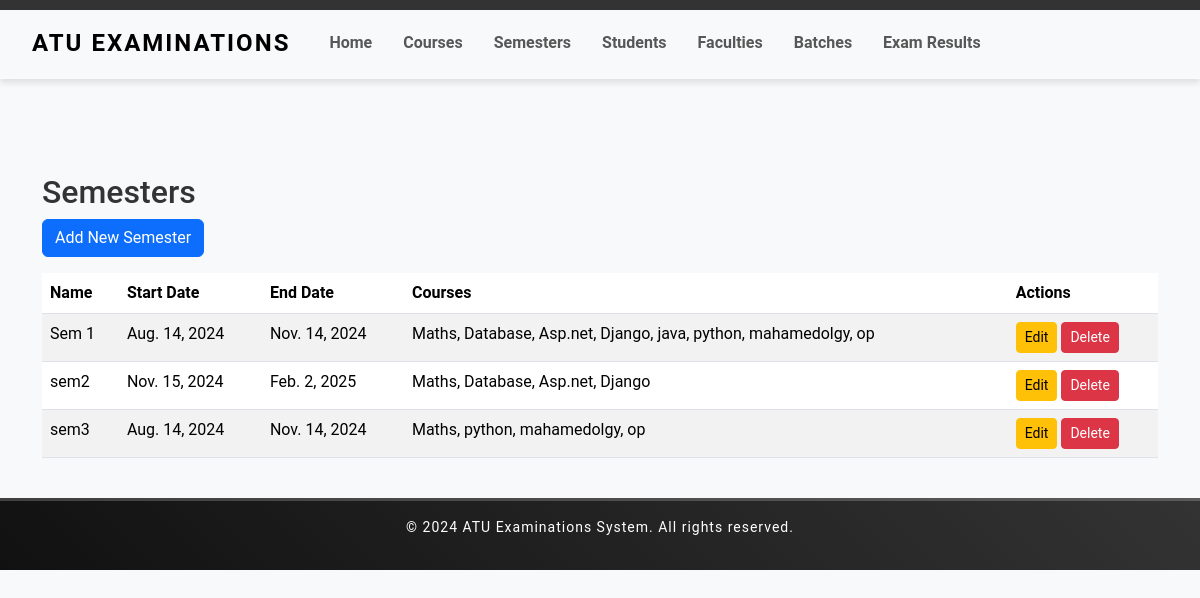
The app's page /semesters/ with its own data.
### examination/models.py (models this page shows, shortened)
class Semester(models.Model):
    name = models.CharField(max_length=50)
    start_date = models.DateField()
    end_date = models.DateField()
    courses = models.ManyToManyField(Course, related_name='semesters')

class Course(models.Model):
    code = models.CharField(max_length=10, unique=True)
    name = models.CharField(max_length=100)
    credit_hours = models.PositiveIntegerField()

### examination/views.py (the view)
# urls.py: path('semesters/', SemesterListView.as_view(), name='semester_list'),
class SemesterListView(ListView):
    model = Semester
    template_name = 'semesters/semester_list.html'
    context_object_name = 'semesters'

### Templates/semesters/semester_list.html (shortened to what this page needs)
{%extends "examination/home.html" %}
{% block content %}
<div class="container mt-4">
    <h2>Semesters</h2>
    <a href="{% url 'semester_create' %}" class="btn btn-primary mb-3">Add New Semester</a>
    <div class="table-responsive">
        <table class="table table-striped table-hover">
            <thead class="thead-dark">
                <tr>
                    <th scope="col">Name</th>
                    <th scope="col">Start Date</th>
                    <th scope="col">End Date</th>
                    <th scope="col">Courses</th>
                    <th scope="col">Actions</th>
                </tr>
            </thead>
            <tbody>
                {% for semester in semesters %}
                <tr>
                    <td>{{ semester.name }}</td>
                    <td>{{ semester.start_date }}</td>
                    <td>{{ semester.end_date }}</td>
                    <td>
                        {% for course in semester.courses.all %}
                            {{ course.name }}{% if not forloop.last %}, {% endif %}
                        {% endfor %}
                    </td>
                    <td>
                        <a href="{% url 'semester_update' semester.pk %}" class="btn btn-warning btn-sm">Edit</a>
                        <a href="{% url 'semester_delete' semester.pk %}" class="btn btn-danger btn-sm">Delete</a>
                    </td>
                </tr>
                {% empty %}
                <tr>
                    <td colspan="5" class="text-center">No semesters available.</td>
                </tr>
                {% endfor %}
            </tbody>
        </table>
    </div>
</div>
{% endblock %}

### Templates/examination/home.html (style rules this page uses)
body { font-family: 'Roboto', sans-serif; color: #333; background-color: #f8f9fa; }

### records on screen
Semester: name "Sem 1", start_date "Aug. 14, 2024", end_date "Nov. 14, 2024"
Course: name "Maths"
Course: name "Database"
Course: name "Asp.net"
Course: name "Django"
Course: name "java"
Course: name "python"
Course: name "mahamedolgy"
Course: name "op"
Semester: name "sem2", start_date "Nov. 15, 2024", end_date "Feb. 2, 2025"
Semester: name "sem3", start_date "Aug. 14, 2024", end_date "Nov. 14, 2024"
